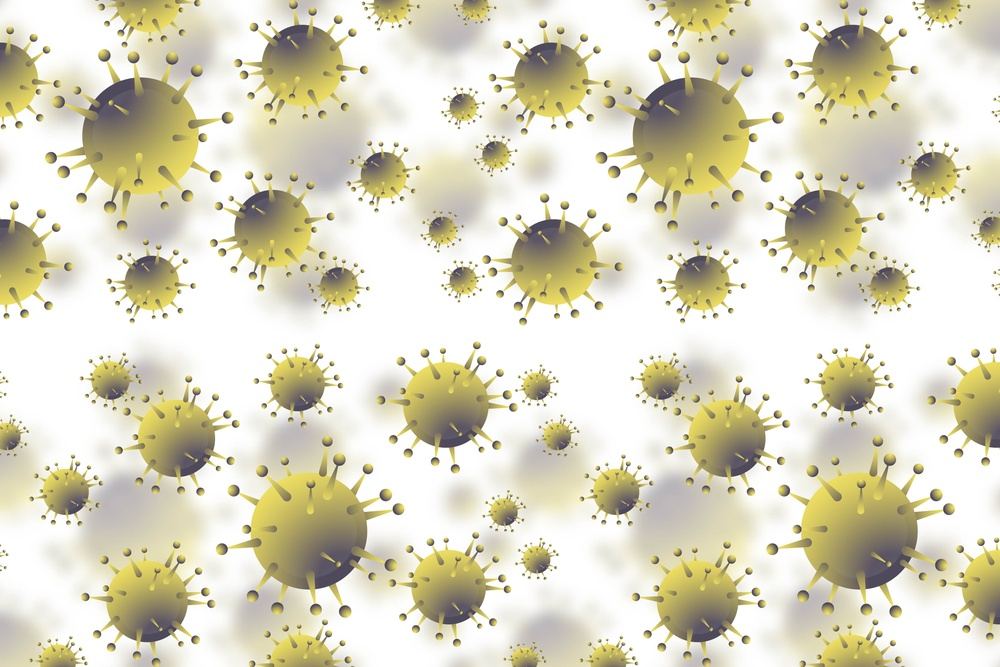
#> input picture image.jpg, 1000 x 667 px, shrunk from 5040 x 3360 before the run, given in place of virus.jpg, which was not available
$ jupyter execute 'Morphological operations & Blob_Detection.ipynb'   (text cells are left out)
#> lines starting #> are read from the running program, lines starting #| are printed output that depends on the picture; after the words box and inside, x2 and y2 are one past the last pixel; in counts of white or black regions, pixels touching at a corner belong together; pictures that were not available may be replaced by others from this repository, and a replacement may not be noted
[cell 1]
import numpy as np
import matplotlib.pyplot as plt
from skimage.io import imread, imshow
from skimage.draw import disk
from skimage.morphology import (erosion, dilation, closing, opening,
                                area_closing, area_opening)
from skimage.color import rgb2gray
from math import sqrt

[cell 2]
#Now we will do the morphological operations on image of sunflower
from google.colab import files
uploaded = files.upload()
#> the answer given: image.jpg

[cell 3]
virus = imread('virus.jpg')
#> virus is the input picture: shape (667, 1000, 3); mean R, G, B 220, 215.9, 193.7

[cell 4]
fig, ax = plt.subplots(1,2, figsize=(12,12))
ax[0].imshow(virus);
ax[0].set_title('Original')

binary = rgb2gray(virus)<0.45
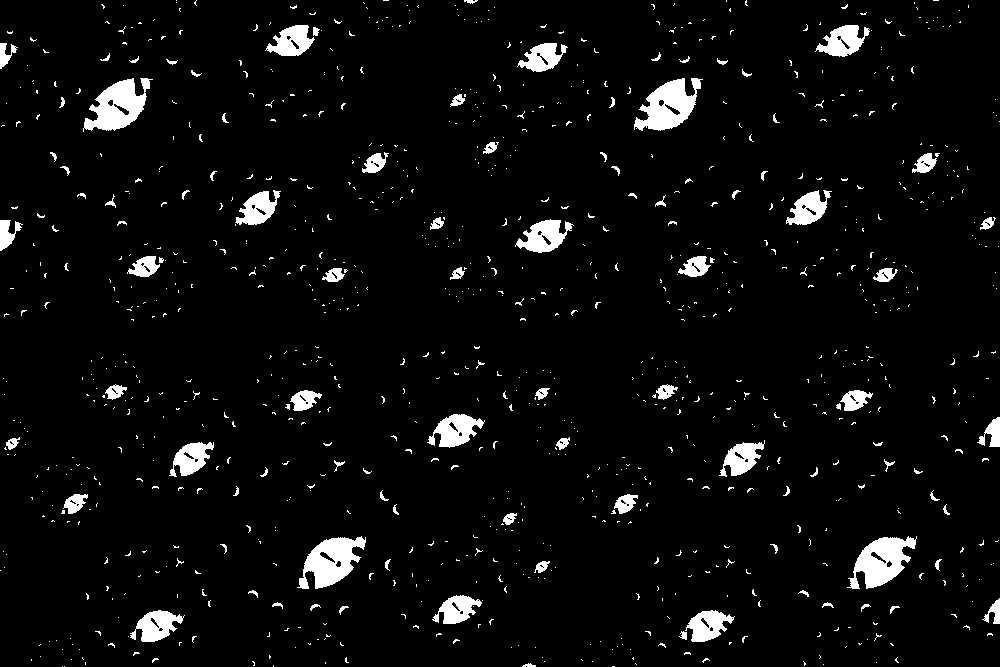
#> binary: shape (667, 1000) bool; 4.7% white; 995 white regions (892 under 20 px), largest, box (x1, y1, x2, y2) and area: (83, 78, 153, 132) 2002, (634, 78, 703, 131) 1994, (297, 536, 366, 589) 1981
ax[1].imshow(binary)
ax[1].set_title('Binary')

[cell 5]
#we will create structural element to be used in erosion and dilation
x = np.array([[0,1,0],
                    [1,1,1],
                    [0,1,0]])
plt.imshow(x, cmap='gray');
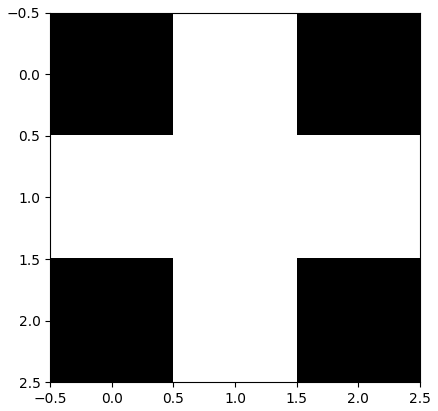
#> figure drawn by matplotlib, 1 panel

[cell 6]
#Erosion- removes small objects so that key features will remain
#Dilation- makes the objects more visible

fig, ax=plt.subplots(1,2,figsize=(15, 5))
ax[0].imshow(erosion(binary, x), cmap='gray');
ax[0].set_title('Eroded Image')

ax[1].imshow(binary)
ax[1].set_title('Binary')
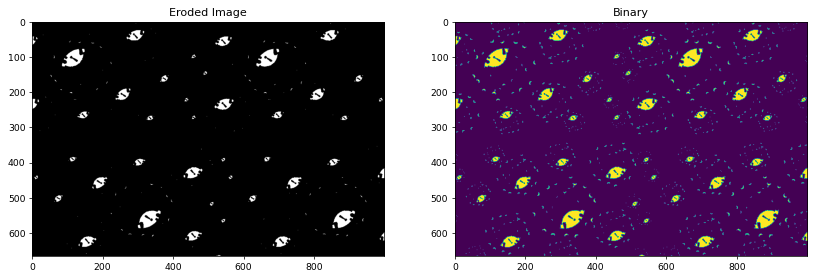
#> figure drawn by matplotlib, 2 panels

[cell 7]
#multiple erosion
def multi_erosion(image, num, x=x):
#> called with num = 2, x = array of shape (3, 3)
    for i in range(num):
        image = erosion(image, x)
#> this loop made 2 passes
#> pass 1, in multi_erosion, `image = erosion(image, x)`:
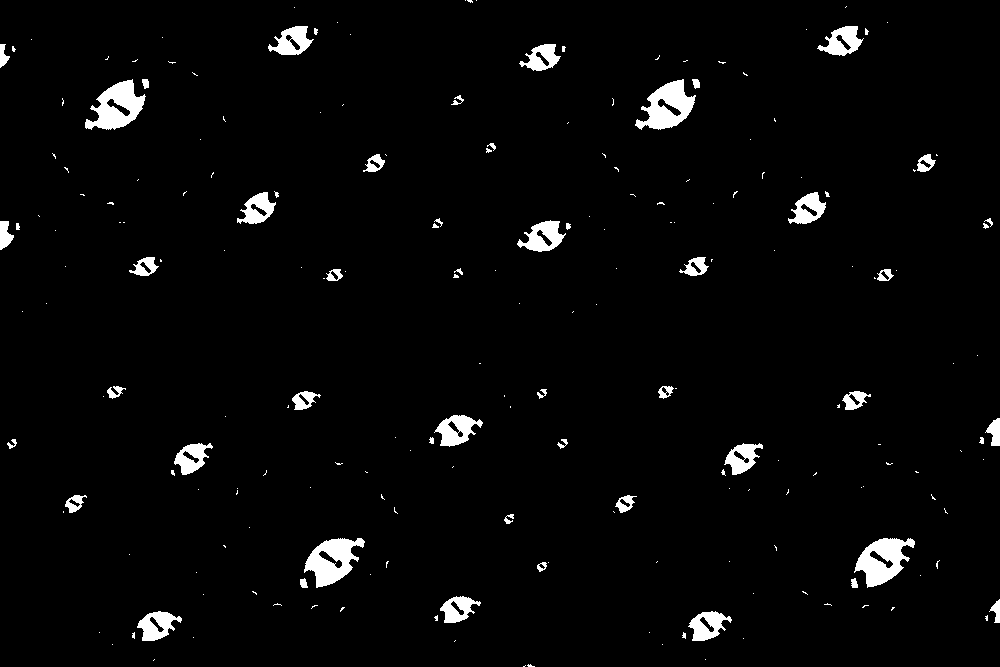
#> image: shape (667, 1000) bool; 3% white; 210 white regions (157 under 20 px), largest, box (x1, y1, x2, y2) and area: (85, 79, 146, 130) 1649, (635, 79, 696, 130) 1630, (304, 538, 365, 588) 1626
    return image

[cell 8]
def multi_dilution(image, num, x=x):
    for i in range(num):
        image = dilation(image, x)
    return image

[cell 9]
#apply multiple erosion
Eroded_Image = multi_erosion(binary, 2, x)
imshow(Eroded_Image)

[cell 10]
fig, ax = plt.subplots(1,2, figsize=(15,5))
ax[0].imshow(multi_erosion(binary, 2, x), cmap='gray')
ax[0].set_title('Multi-Eroded Image')


ax[1].imshow(binary)
ax[1].set_title('Binary')

[cell 11]
#we will apply the opening function to remove any minor noise left
opened_image = opening(Eroded_Image)
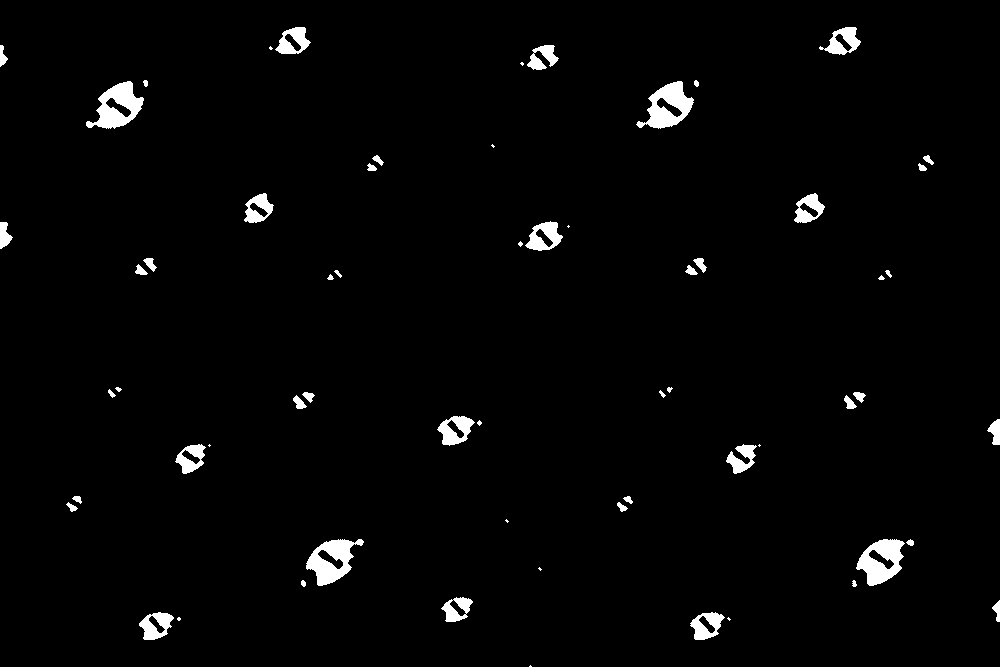
#> opened_image: shape (667, 1000) bool; 2.1% white; 62 white regions (13 under 20 px), largest, box (x1, y1, x2, y2) and area: (86, 81, 144, 129) 1389, (636, 81, 694, 129) 1369, (306, 539, 364, 586) 1368
imshow(opened_image)

[cell 12]
#we will apply dilation function to restore the size of original iage

diluted_image = multi_dilution(opened_image, 2, x)
#> the loop in multi_dilution, `for i in range(num):` made 2 passes
#> pass 1, in multi_dilution, `image = dilation(image, x)`:
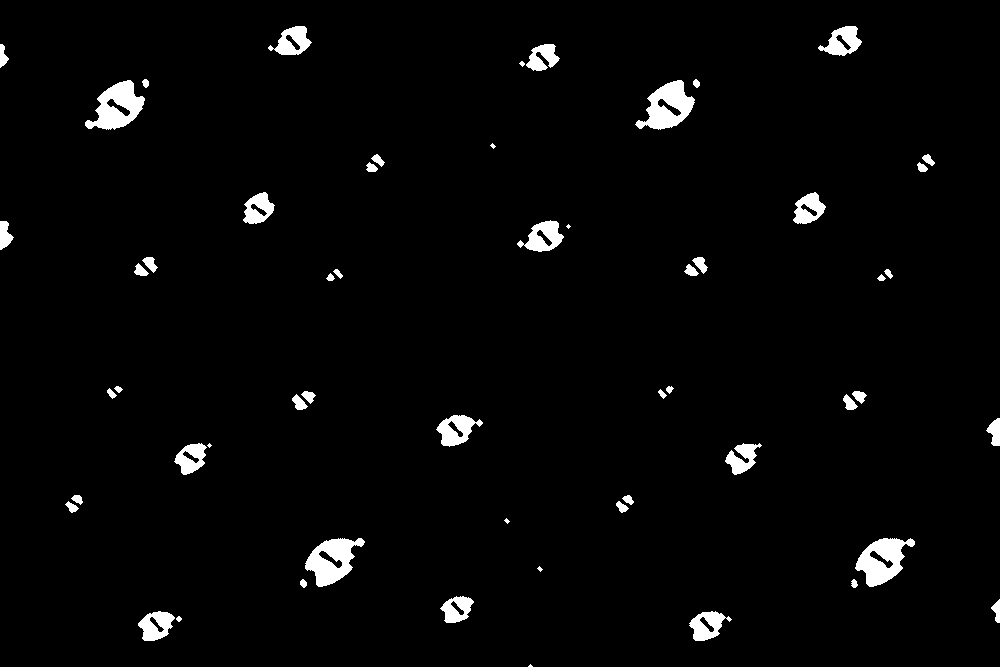
#> image: shape (667, 1000) bool; 2.6% white; 56 white regions (6 under 20 px), largest, box (x1, y1, x2, y2) and area: (85, 80, 145, 130) 1605, (305, 538, 365, 587) 1584, (635, 80, 695, 130) 1583
#> pass 2, in multi_dilution, `image = dilation(image, x)`:
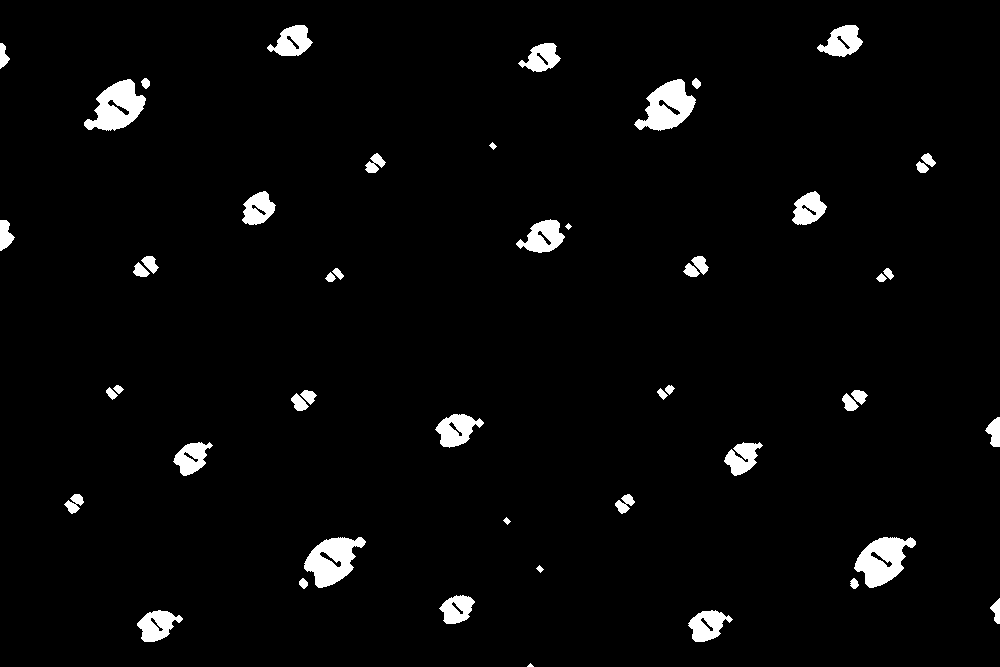
#> image: shape (667, 1000) bool; 3.1% white; 50 white regions (1 under 20 px), largest, box (x1, y1, x2, y2) and area: (84, 79, 146, 131) 1821, (304, 537, 366, 588) 1800, (634, 79, 696, 131) 1797
imshow(diluted_image)

[cell 13]
#make the image more clear by using area function
#it does not use a structural element but a deframed shape basis the threshold
morphed_image = area_opening(area_closing(diluted_image, 10), 10)
imshow(morphed_image)

[cell 14]
import numpy as np
import matplotlib.pyplot as plt
from skimage.io import imread, imshow
from skimage.feature import blob_dog, blob_log, blob_doh

[cell 15]
virus_morphed =morphed_image

[cell 16]
blobs = blob_log(virus_morphed, min_sigma=1,threshold=0.1)
#> blobs = 192 rows, first 8: [235, 0, 11.89], [58, 0, 6.44], [609, 999, 6.44], [432, 999, 11.89], [208, 809, 11.89], [208, 258, 11.89], [626, 155, 11.89], [609, 456, 11.89]

[cell 17]
fig, ax = plt.subplots(figsize=(6,6))
ax.imshow(virus)
for blob in blobs:
    y, x, area = blob
    ax.add_patch(plt.Circle((x, y), area*np.sqrt(2),
                 color='r', fill=False))
#> this loop made 192 passes
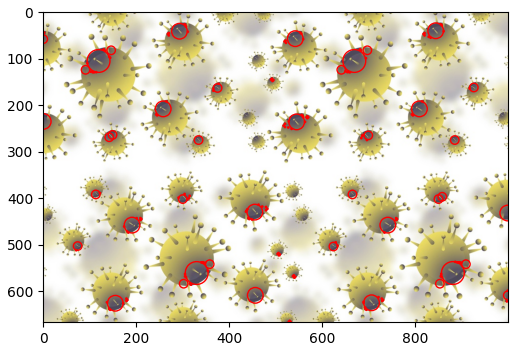
#> figure drawn by matplotlib, 1 panel

[cell 18]
# Calculate the detected features in an image (blobs). This can have wider application and use cases
blobs[:, 2] = blobs[:, 2] * sqrt(2)
numrows = len(blobs)
#> numrows = 192

[cell 19]
print("blob counts",numrows)
#| blob counts 192

[cell 20]
#Difference of Gaussian (DoG)
blobs = blob_dog(virus_morphed, min_sigma=1,threshold=0.1)
#> blobs = 161 rows, first 8: [226, 568, 1.6], [83, 696, 2.56], [583, 303, 2.56], [83, 145, 2.56], [583, 854, 2.56], [666, 530, 1.6], [146, 493, 1.6], [521, 507, 1.6]

[cell 21]
fig, ax = plt.subplots(figsize=(6,6))
ax.imshow(virus)
for blob in blobs:
    y, x, area = blob
    ax.add_patch(plt.Circle((x, y), area*np.sqrt(2),
                 color='r', fill=False))
#> this loop made 161 passes
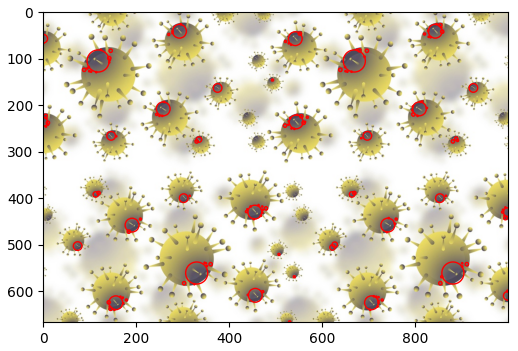
#> figure drawn by matplotlib, 1 panel

[cell 22]
blobs = blob_doh(virus_morphed, min_sigma=1)
#> blobs = 42 rows, first 8: [145, 492, 4.22], [520, 506, 4.22], [568, 539, 4.22], [207, 258, 17.11], [207, 809, 17.11], [458, 189, 17.11], [607, 455, 17.11], [458, 739, 17.11]

[cell 23]
fig, ax = plt.subplots(figsize=(6,6))
ax.imshow(virus)
for blob in blobs:
    y, x, area = blob
    ax.add_patch(plt.Circle((x, y), area*np.sqrt(2),
                 color='r', fill=False))
#> this loop made 42 passes
#> (y, x, area) on passes 9, 10, 11, 12, 13, 14, 16, 17, 18, 19: (624, 154, 20.33), (556, 882, 30), (109, 666, 30), (556, 331, 30), (428, 454, 20.33), (109, 117, 30), (624, 705, 20.33), (42, 843, 20.33), (41, 293, 20.33), (235, 544, 23.56)
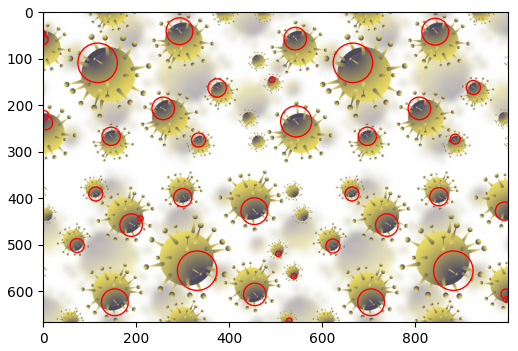
#> figure drawn by matplotlib, 1 panel
